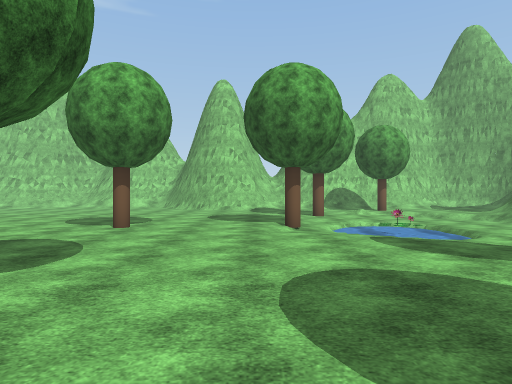
[1] (above)

24 first-person views from a walk through a scene from a Unity 3-D project. The camera is 1.5 m above the floor, looks level and sees 75° across. The floor is counted in squares, 2 m on a side. Each view is taken from the middle of a square. On the plan, view 1 faces up. The plan holds only what a view shows up to about 11 squares ahead; the rest is blank. The place goes on beyond the plan. Some trees and plants on the terrain are drawn as simple stand-ins. Some surface patterns are stand-ins.

[2]
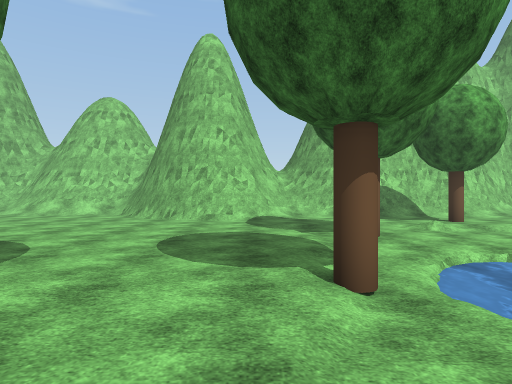

[3]
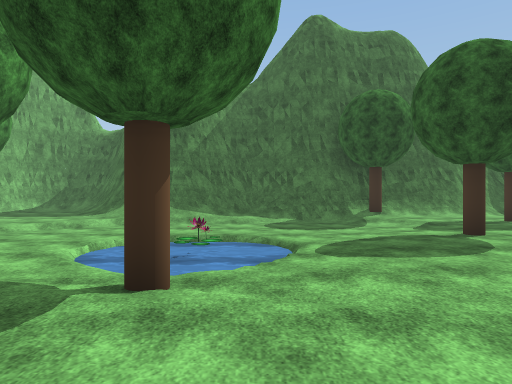

[4]
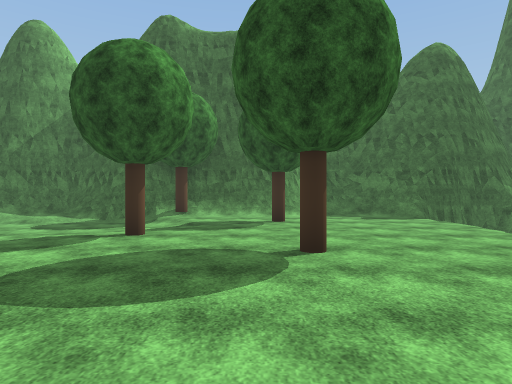

[5]
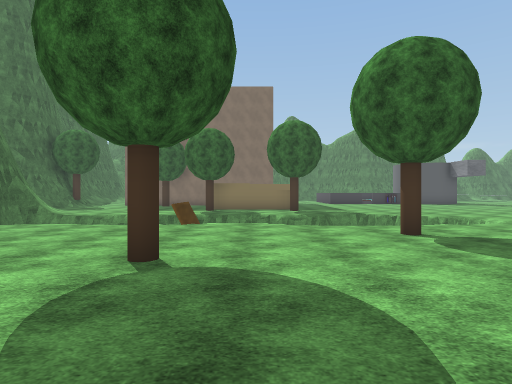

[6]
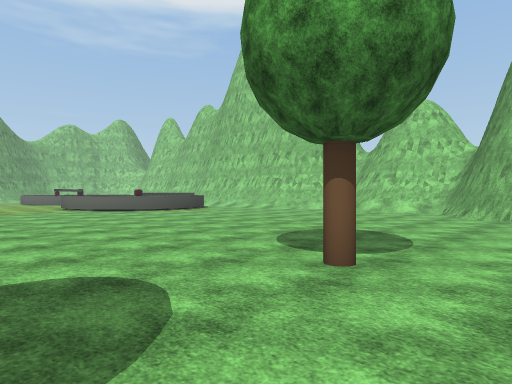

[7]
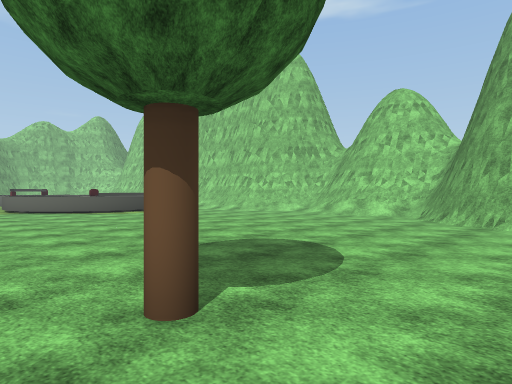

[8]
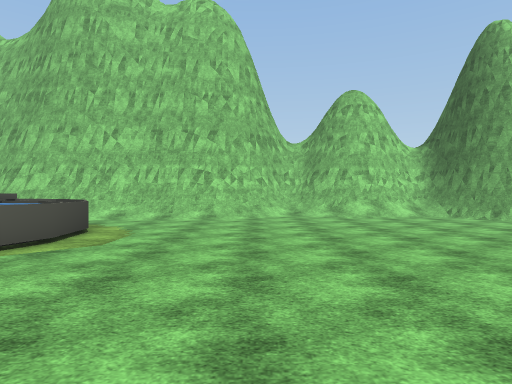

[9]
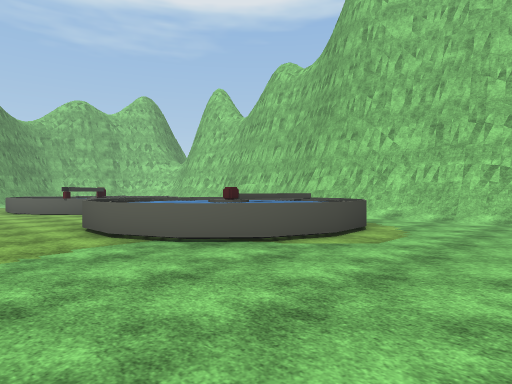

[10]
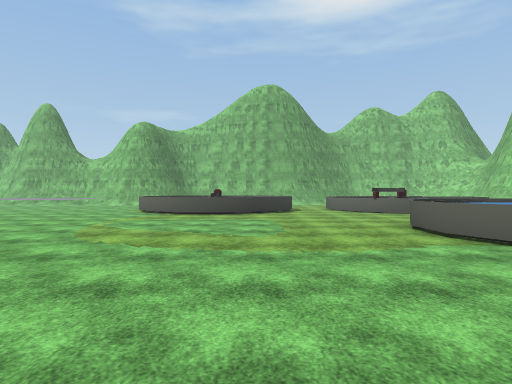

[11]
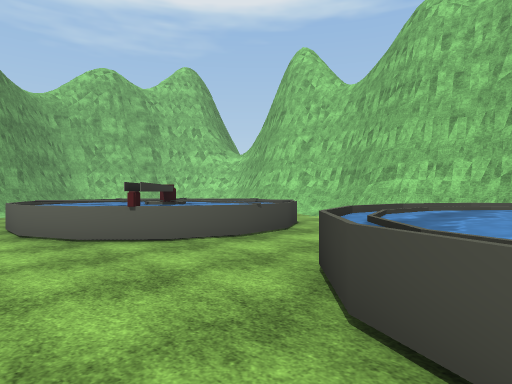

[12]
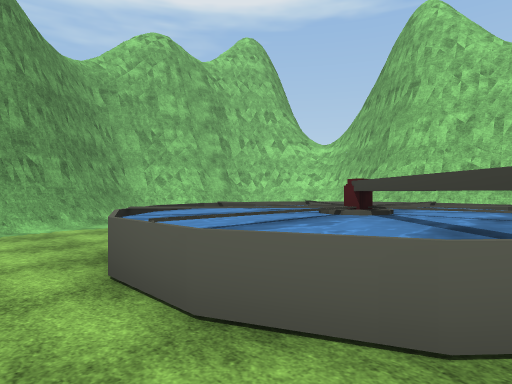

[13]
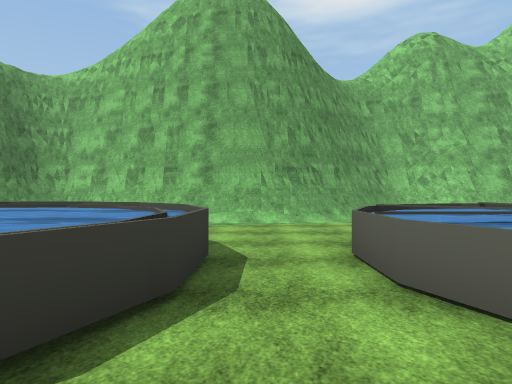

[14]
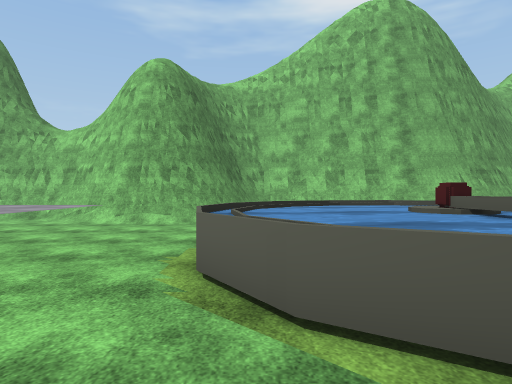

[15]
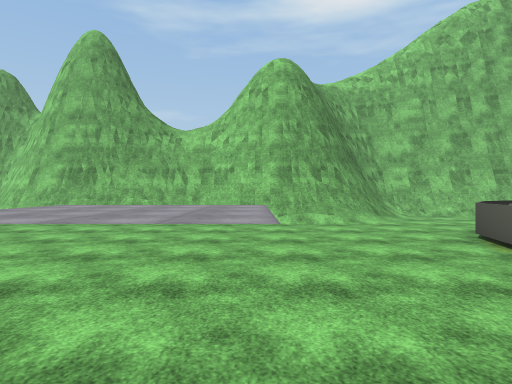

[16]
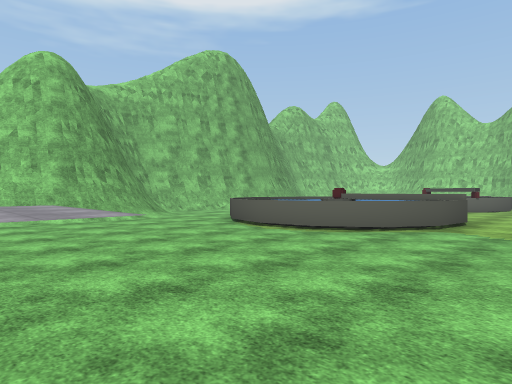

[17]
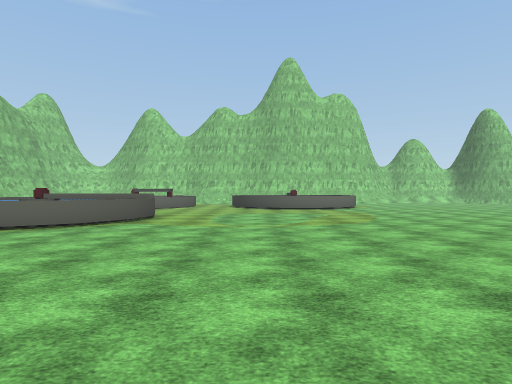

[18]
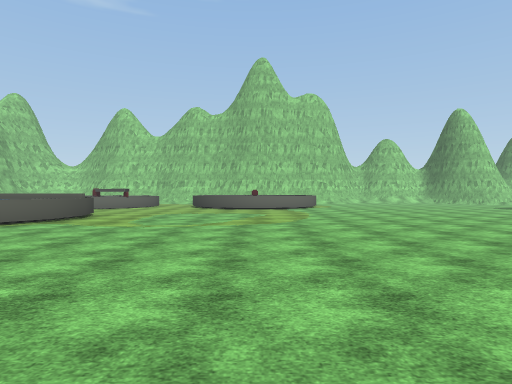

[19]
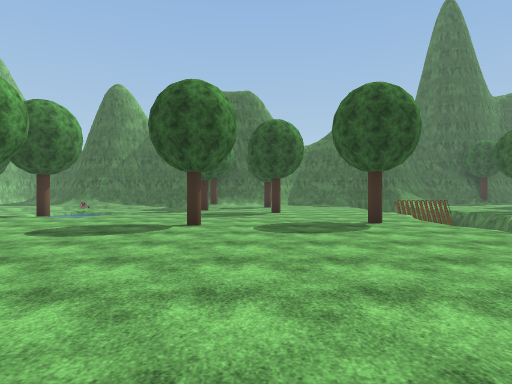

[20]
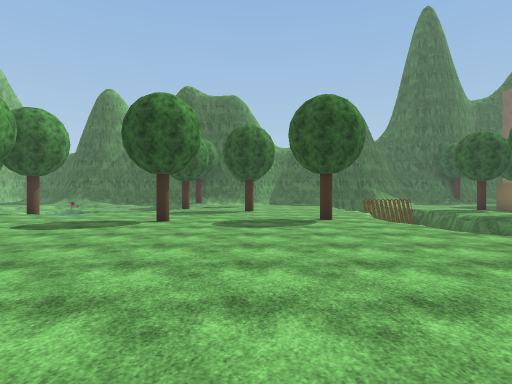

[21]
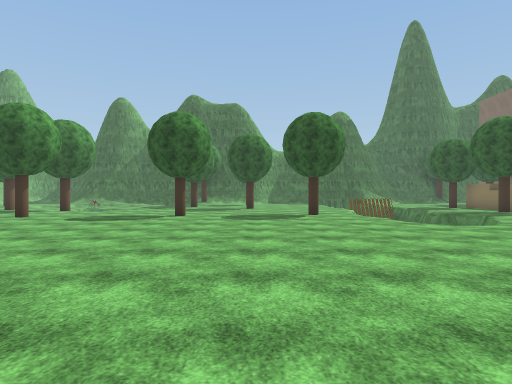

[22]
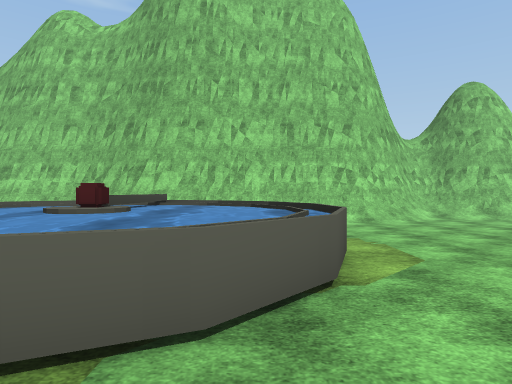

[23]
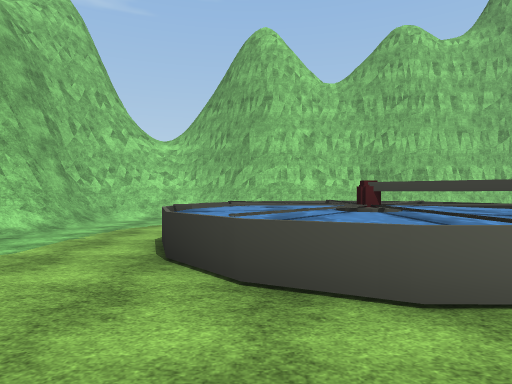

[24]
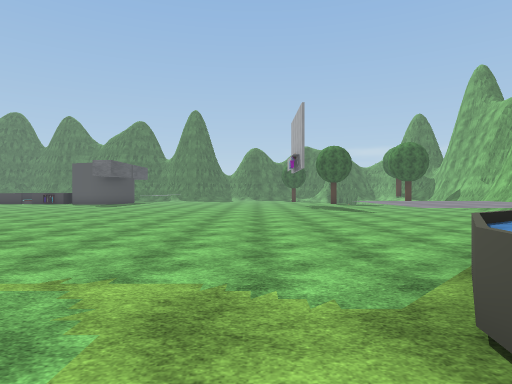

### Floor plan
Key: @ floor where view 1 was taken; # wall or solid block; x gap in a wall; . main floor; - floor 0.25 m lower than the main floor; : floor 0.75 m higher than the main floor; / step, stairs or slope; = window, fence, low wall or low ledge; ≈ water the walk keeps out of; ^ raised ledge; v drop or lower ground; T tree.
Columns run from 32 left of view 1 to 9 right of it. Each row starts with its distance up from view 1.
 17    ####              ########
 16  ###//################//////##  #########
 15  ##/     .     ///////....../####// /////.
 14  #/..  ===.    ===............##/....T....
 13  #/...≈≈≈≈=.  ≈≈≈≈≈....................../
 12 ##...=≈≈≈≈≈..=≈≈^≈≈=.............-..--///#
 11 #/...=≈≈^≈≈..=≈≈^≈≈=..............T----//#
 10 ##/..=≈≈≈^≈..=≈≈≈≈≈..............////---/#
  9  ##...=≈≈≈#...=≈≈≈=..............//≈≈---/#
  8   #.....≈.......≈................T≈≈≈---/#
  7   #..........................T...-/≈≈---/#
  6   #....=≈=........................//----/#
  5   #   ≈≈≈≈≈.........................----/#
  4  ##  =≈≈^≈ =.........................---/#
  3  #/. =≈≈^≈≈=........................T.-/T#
  2  #....≈≈≈≈≈...................T..........#
  1  #//..=≈≈≈=..............................#
  0  ###/...........................@.T....T.#
 -1    #/..................................../
 -2    #/............... .........T........../
 -3    #=====...........  ................../#
 -4   ## ::::..........     ....vv  vvv vvvvx#
 -5   #=:::::...........     ..v       v    v#
 -6   #=:::::............     ..v  v   v    v#
 -7   ##     ............     ...vv..vvvv   /#

Where each view was taken, in squares from view 1:
view 1: 0 up, 0 right, facing up
view 2: 5 up, 0 right, facing up
view 3: 7 up, 2 left, facing right
view 4: 1 up, 2 left, facing right
view 5: 4 up, 1 right, facing down
view 6: 4 up, 1 left, facing up-left
view 7: 6 up, 1 left, facing up-left
view 8: 6 up, 10 left, facing up
view 9: 6 up, 10 left, facing up-left
view 10: 5 up, 10 left, facing left
view 11: 7 up, 17 left, facing up-left
view 12: 7 up, 22 left, facing up-left
view 13: 7 up, 21 left, facing left
view 14: 1 up, 20 left, facing left
view 15: 3 down, 20 left, facing left
view 16: 5 down, 19 left, facing up-left
view 17: 6 down, 18 left, facing up
view 18: 6 down, 16 left, facing up
view 19: 1 up, 10 left, facing right
view 20: 0 up, 11 left, facing right
view 21: 0 up, 13 left, facing right
view 22: 7 up, 14 left, facing up
view 23: 6 up, 26 left, facing up
view 24: 4 up, 20 left, facing down
